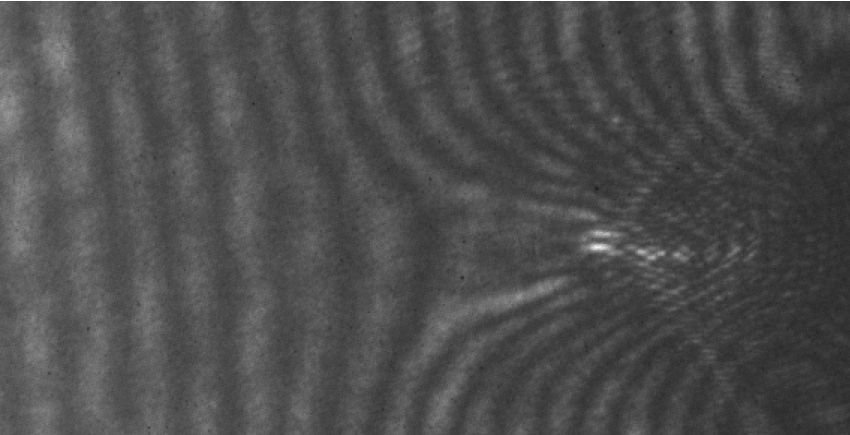
#> input picture acc_oneside_data_cut.tif, 850 x 435 px
$ jupyter execute --allow-errors abel_inversion.ipynb
#> lines starting #> are read from the running program, lines starting #| are printed output that depends on the picture; long printed decimals are rounded
[cell 1]
import sys
import os
import numpy as np
from scipy import signal
import abel
import matplotlib
from matplotlib import pyplot as plt, patches
import matplotlib.image as mpimg
from PIL import Image
from scipy import ndimage
from skimage.restoration import unwrap_phase
from mpl_toolkits.axes_grid1 import make_axes_locatable

[cell 2]
def draw_fft(ax,data, fx,fy, bands,method='l',peak_threshold=99.99,vmax = 0):
    print('begin draw_fft');
    data_fft = np.fft.fftn(data);
    data_fft_shifted = np.fft.fftshift(data_fft)
    if method =='l':
        pass;
    else:
        pass;
    ax.set_title('Amplitude spectrum')
    print('data_fft_shifted_shape is :',data_fft_shifted.shape)
    xfreq = np.fft.fftshift(np.fft.fftfreq(data_fft_shifted.shape[1]))
    yfreq = np.fft.fftshift(np.fft.fftfreq(data_fft_shifted.shape[0]))
    if vmax == 0 :
        vmax = np.percentile(np.abs(data_fft_shifted), peak_threshold)
        print("vmax=", vmax)
    ax.pcolormesh(xfreq, yfreq, np.abs(data_fft_shifted), vmax=vmax)
    ax.set_xlim(-0.1,0.1)
    ax.set_ylim(-0.1,0.1)
    if bands :
        rect = patches.Rectangle((fx-bands[0], fy-bands[1]), 2*bands[0], 2*(bands[1]),\
         linewidth=2, edgecolor='r', facecolor='none')
        ax.add_patch(rect)

    xx,yy = np.meshgrid(xfreq,yfreq)

    #对选定区域的mask进行逆fft变换
    mask = (xx > fx-bands[0])*(xx < fx+bands[0])*(yy > (fy-bands[1]))*(yy < fy + bands[1])
    data_fft_shifted_mask = data_fft_shifted.copy()*mask

    return xfreq,yfreq,data_fft,data_fft_shifted,data_fft_shifted_mask

[cell 3]
def draw_ifft(ax,data_fft_shifted):
    #对逆FFT的结果进行反演变化
    ifft_data = np.fft.ifftn(np.fft.ifftshift(data_fft_shifted))
    ax.imshow(ifft_data.real)
    ax.set_title('the mask IFFT image')

[cell 4]
def abel_reverse(filename='',filename_base='',fx = 0.00,fy = 0.1,bands=[0.01,0.01],crop=10):

#> called with filename = 'acc_oneside_data_cut.tif', filename_base = 'acc_oneside_data_back_cut.tif', fx = 0.03, fy = 0, crop = 10
    data = np.array(Image.open(filename))
#> data is the input picture: shape (435, 850); min 28, max 255, mean 77.1

    ny,nx = data.shape
#> ny = 435; nx = 850
    #-----------------------Figure 1
    figure = plt.figure(figsize=(20,16))
    ax = figure.add_subplot(341)
    ax.imshow(data)


    #-----------------------Figure 2
    ax.set_title('Interferogram')
    ax = figure.add_subplot(342)
    xfreq,yfreq,data_fft,data_fft_shifted,data_fft_shifted_mask = draw_fft(ax = ax,data = data,fx = fx,fy = fy,bands = bands)
#| data_fft_shifted_shape is : (435, 850)
#> in draw_fft, `vmax = np.percentile(np.abs(data_fft_shifted), peak_threshold)`: vmax = 320512.7
#| vmax= 320512.701
#> xfreq = 850 values from -0.5 to 0.499; yfreq = 435 values from -0.499 to 0.499


    #-----------------------Figure 3
    ax = figure.add_subplot(343)
    phase2 = np.angle(np.fft.ifftn(np.fft.ifftshift(data_fft_shifted_mask)))
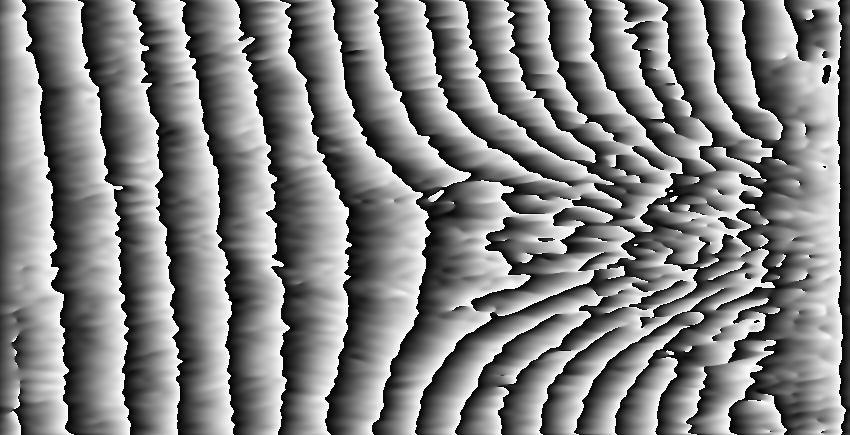
#> phase2: shape (435, 850) float64; min -3.14, max 3.14, mean 0.0193; drawn with min black and max white
    ax.imshow(phase2)
    ax.set_title('Phase')

    #-----------------------Figure 4
    ax = figure.add_subplot(344)
    #由于相位在-pi到pi之间振荡，我们需要将其unwrapped，变为非振荡项
    ax.set_title('Unwrapped phase')
    crop = 20
    phase_modify = unwrap_phase(phase2)
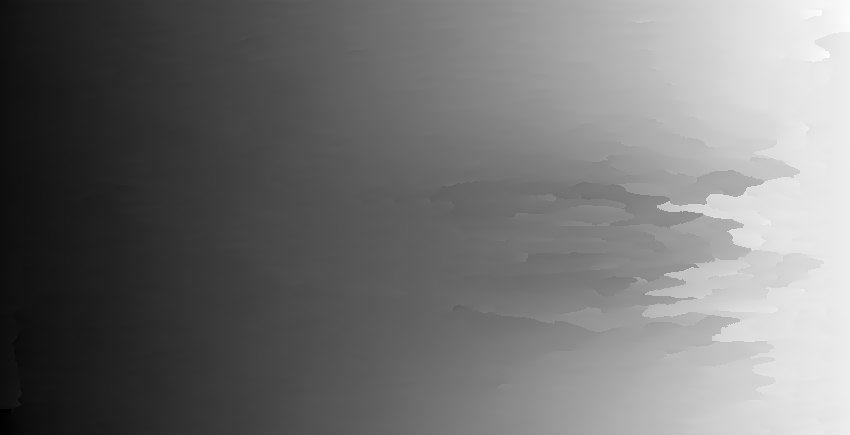
#> phase_modify: shape (435, 850) float64; min -52.7, max 76.06, mean 5.7; drawn with min black and max white
    ax.imshow(phase_modify)


    #对base图片做同样的操作
    base_data = np.array(Image.open(filename_base))
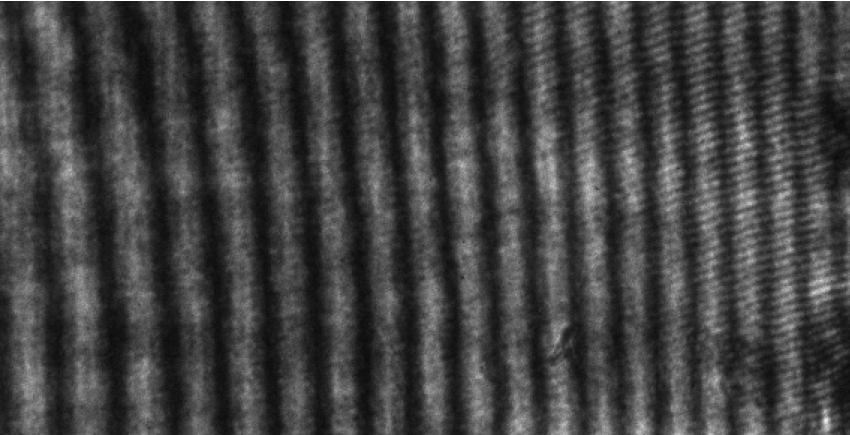
#> input picture acc_oneside_data_back_cut.tif, 850 x 435 px
#> base_data is the input picture: shape (435, 850); min 9, max 255, mean 65.2
    ny,nx = base_data.shape

    #-----------------------Figure 5
    ax = figure.add_subplot(345)
    ax.imshow(base_data)
    ax.set_title('Reference')

    #对参考图样做傅里叶变换

    #-----------------------Figure 6
    ax=figure.add_subplot(346)
    x1,y1,basedata_fft,basedata_fft_shifted,basedata_fft_shifted_mask = draw_fft(ax = ax,data = base_data,fx = fx,fy = fy,bands = bands)
#| data_fft_shifted_shape is : (435, 850)
#| vmax= 764550.974
#> x1 = 850 values from -0.5 to 0.499; y1 = 435 values from -0.499 to 0.499

    #逆傅里叶变换
    #-----------------------Figure 7
    ax=figure.add_subplot(347)
    phase_ref = np.angle(np.fft.ifftn(np.fft.ifftshift(basedata_fft_shifted_mask)))
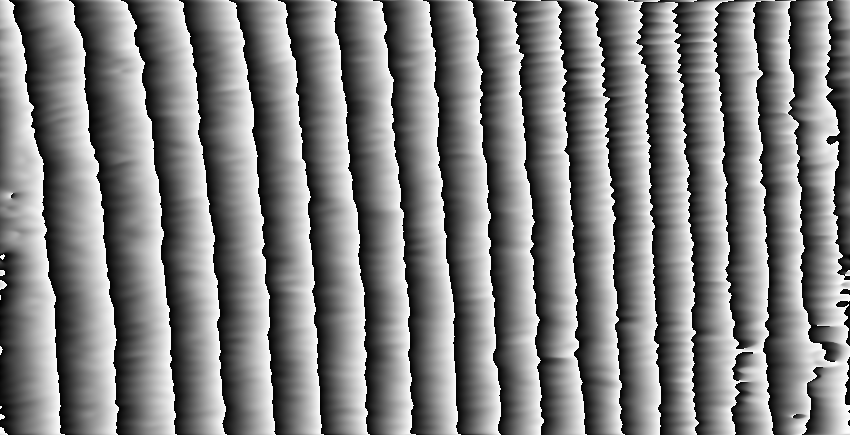
#> phase_ref: shape (435, 850) float64; min -3.14, max 3.14, mean 0.0119; drawn with min black and max white
    ax.imshow(phase_ref)
    ax.set_title('Phase—reference')

    #进行相位变换
    #-----------------------Figure 8
    ax=figure.add_subplot(348)
    phase_ref_modify = unwrap_phase(phase_ref)
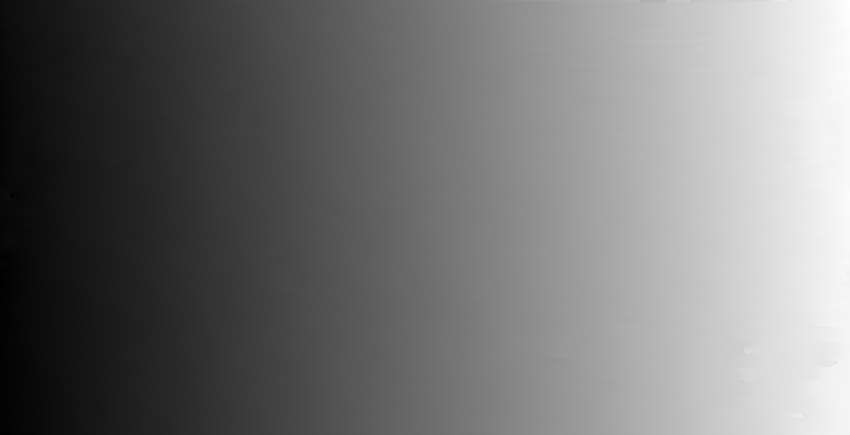
#> phase_ref_modify: shape (435, 850) float64; min -48.3, max 77.15, mean 9.3; drawn with min black and max white
    ax.imshow(phase_ref_modify)
    ax.set_title('Unwrap phase reference')

    #相减得到相位差
    #-----------------------Figure 9
    ax = figure.add_subplot(349)
    phase_delta = abs(phase_modify - phase_ref_modify)
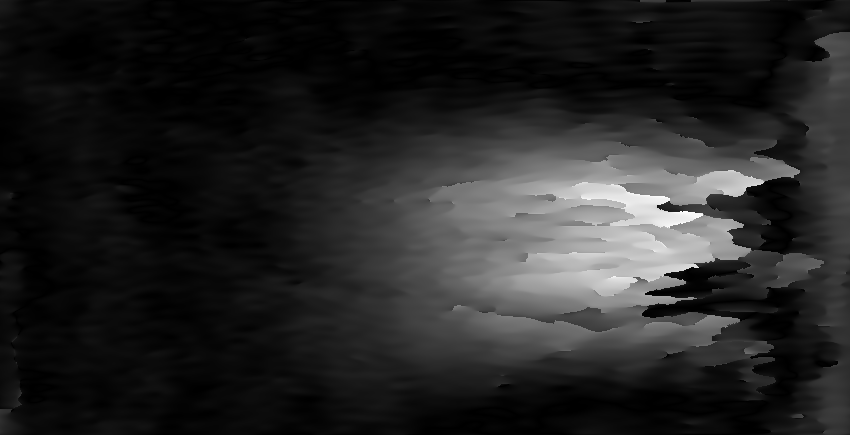
#> phase_delta: shape (435, 850) float64; min 7.09e-06, max 27.77, mean 4; drawn with min black and max white
    ax.imshow(phase_delta,cmap='jet')
    ax.set_title('Phase Difference')

    #对数密度进行反演，利用逆Abel变换
    #-----------------------Figure 10
    ax = figure.add_subplot(3,4,10)
    ax.set_title(r'$\Delta \ \eta$')

    #Flip the image
    image = phase_delta.T/2/np.pi
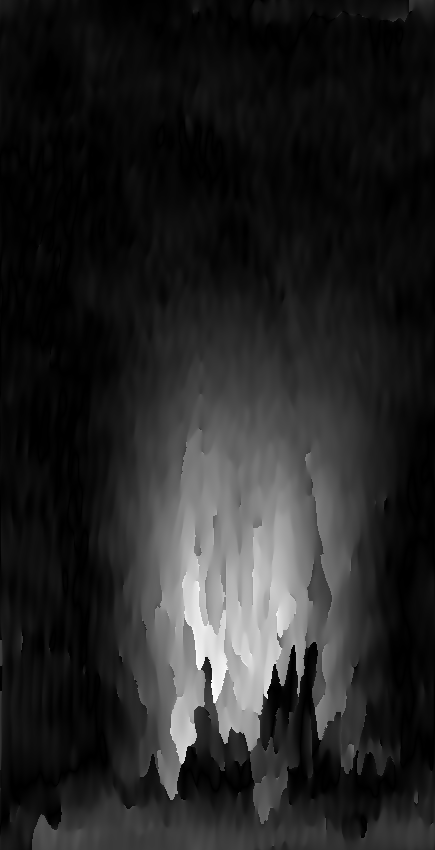
#> image: shape (850, 435) float64; min 1.13e-06, max 4.42, mean 0.633; drawn with min black and max white


    inverse_abel = abel.Transform(image, method='three_point', direction='inverse', center='convolution',
                                  symmetrize_method='average',verbose=True, symmetry_axis=0,
                                 center_options={"axis" : 1, "verbose" : True}).transform.T

    inverse_abel[inverse_abel < 0 ] = 0.0
    crop = 20
    im = ax.imshow(inverse_abel[crop:-crop,crop:-crop],cmap = plt.cm.jet, vmin=0,vmax=0.05)
    divider = make_axes_locatable(ax)
    cax = divider.append_axes('right', size='5%', pad=0.05)

    figure.colorbar(im, cax=cax, orientation='vertical')
    #计算折射率
    #-----------------------Figure 11
    ax = figure.add_subplot(3,4,11)
    ax.set_title('refraction')

    eta = 1 - inverse_abel[crop:-crop,crop:-crop]
    im = ax.imshow(eta,cmap = plt.cm.jet)
    divider = make_axes_locatable(ax)
    cax = divider.append_axes('right', size='5%', pad=0.05)
    figure.colorbar(im, cax=cax, orientation='vertical')

    #计算数密度
    wavelength = 0.547 # μm
    nc = 1.1e21/((wavelength)**2)*1e6 #转为 m^-3

    ne = nc * ( 1- eta**2)

    ax = figure.add_subplot(3,4,12)
    im = ax.imshow(ne,cmap = plt.cm.jet)
    divider = make_axes_locatable(ax)
    cax = divider.append_axes('right', size='5%', pad=0.05)
    figure.colorbar(im, cax=cax, orientation='vertical')

    # [8 lines of commented-out code are left out]

    ax.set_title('Ne')

    return phase_delta,ne
